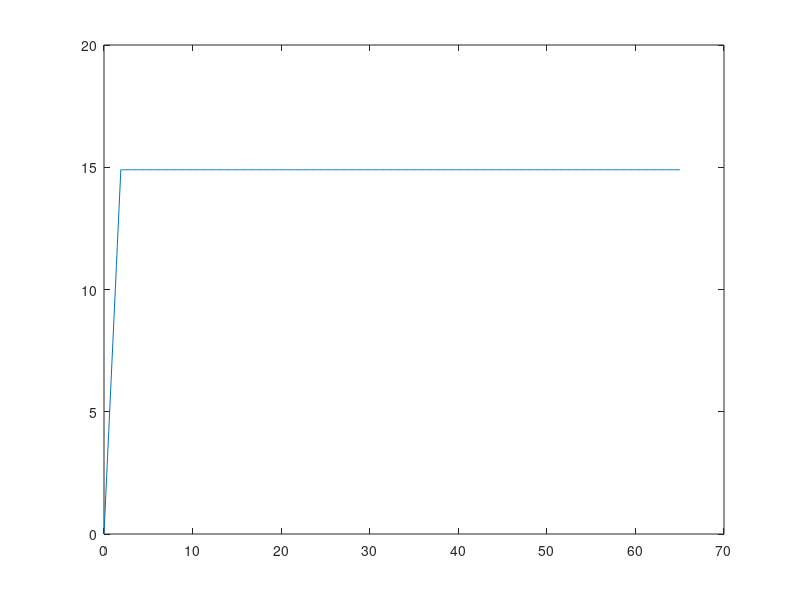

The MATLAB script that drew this image:
wvz=[0
0.784047368
1.568094737
2.352142105
3.136189474
3.920236842
4.704284211
5.488331579
6.272378947
7.056426316
7.840473684
8.624521053
9.408568421
10.19261579
10.97666316
11.76071053
12.54475789
13.32880526
14.11285263
14.8969
14.8969
14.8969
14.8969
14.8969
14.8969
14.8969
14.8969
14.8969
14.8969
14.8969
14.8969
14.8969
14.8969
14.8969
14.8969
14.8969
14.8969
14.8969
14.8969
14.8969
14.8969
14.8969
14.8969
14.8969
14.8969
14.8969
14.8969
14.8969
14.8969
14.8969
14.8969
14.8969
14.8969
14.8969
14.8969
14.8969
14.8969
14.8969
14.8969
14.8969
14.8969
14.8969
14.8969
14.8969
14.8969
14.8969
14.8969
14.8969
14.8969
14.8969
14.8969
14.8969
14.8969
14.8969
14.8969
14.8969
14.8969
14.8969
14.8969
14.8969
14.8969
14.8969
14.8969
14.8969
14.8969
14.8969
14.8969
14.8969
14.8969
14.8969
14.8969
14.8969
14.8969
14.8969
14.8969
14.8969
14.8969
14.8969
14.8969
14.8969
14.8969
14.8969
14.8969
14.8969
14.8969
14.8969
14.8969
14.8969
14.8969
14.8969
14.8969
14.8969
14.8969
14.8969
14.8969
14.8969
14.8969
14.8969
14.8969
14.8969
14.8969
14.8969
14.8969
14.8969
14.8969
14.8969
14.8969
14.8969
14.8969
14.8969
14.8969
14.8969
14.8969
14.8969
14.8969
14.8969
14.8969
14.8969
14.8969
14.8969
14.8969
14.8969
14.8969
14.8969
14.8969
14.8969
14.8969
14.8969
14.8969
14.8969
14.8969
14.8969
14.8969
14.8969
14.8969
14.8969
14.8969
14.8969
14.8969
14.8969
14.8969
14.8969
14.8969
14.8969
14.8969
14.8969
14.8969
14.8969
14.8969
14.8969
14.8969
14.8969
14.8969
14.8969
14.8969
14.8969
14.8969
14.8969
14.8969
14.8969
14.8969
14.8969
14.8969
14.8969
14.8969
14.8969
14.8969
14.8969
14.8969
14.8969
14.8969
14.8969
14.8969
14.8969
14.8969
14.8969
14.8969
14.8969
14.8969
14.8969
14.8969
14.8969
14.8969
14.8969
14.8969
14.8969
14.8969
14.8969
14.8969
14.8969
14.8969
14.8969
14.8969
14.8969
14.8969
14.8969
14.8969
14.8969
14.8969
14.8969
14.8969
14.8969
14.8969
14.8969
14.8969
14.8969
14.8969
14.8969
14.8969
14.8969
14.8969
14.8969
14.8969
14.8969
14.8969
14.8969
14.8969
14.8969
14.8969
14.8969
14.8969
14.8969
14.8969
14.8969
14.8969
14.8969
14.8969
14.8969
14.8969
14.8969
14.8969
14.8969
14.8969
14.8969
14.8969
14.8969
14.8969
14.8969
14.8969
14.8969
14.8969
14.8969
14.8969
14.8969
14.8969
14.8969
14.8969
14.8969
14.8969
14.8969
14.8969
14.8969
14.8969
14.8969
14.8969
14.8969
14.8969
14.8969
14.8969
14.8969
14.8969
14.8969
14.8969
14.8969
14.8969
14.8969
14.8969
14.8969
14.8969
14.8969
14.8969
14.8969
14.8969
14.8969
14.8969
14.8969
14.8969
14.8969
14.8969
14.8969
14.8969
14.8969
14.8969
14.8969
14.8969
14.8969
14.8969
14.8969
14.8969
14.8969
14.8969
14.8969
14.8969
14.8969
14.8969
14.8969
14.8969
14.8969
14.8969
14.8969
14.8969
14.8969
14.8969
14.8969
14.8969
14.8969
14.8969
14.8969
14.8969
14.8969
14.8969
14.8969
14.8969
14.8969
14.8969
14.8969
14.8969
14.8969
14.8969
14.8969
14.8969
14.8969
14.8969
14.8969
14.8969
14.8969
14.8969
14.8969
14.8969
14.8969
14.8969
14.8969
14.8969
14.8969
14.8969
14.8969
14.8969
14.8969
14.8969
14.8969
14.8969
14.8969
14.8969
14.8969
14.8969
14.8969
14.8969
14.8969
14.8969
14.8969
14.8969
14.8969
14.8969
14.8969
14.8969
14.8969
14.8969
14.8969
14.8969
14.8969
14.8969
14.8969
14.8969
14.8969
14.8969
14.8969
14.8969
14.8969
14.8969
14.8969
14.8969
14.8969
14.8969
14.8969
14.8969
14.8969
14.8969
14.8969
14.8969
14.8969
14.8969
14.8969
14.8969
14.8969
14.8969
14.8969
14.8969
14.8969
14.8969
14.8969
14.8969
14.8969
14.8969
14.8969
14.8969
14.8969
14.8969
14.8969
14.8969
14.8969
14.8969
14.8969
14.8969
14.8969
14.8969
14.8969
14.8969
14.8969
14.8969
14.8969
14.8969
14.8969
14.8969
14.8969
14.8969
14.8969
14.8969
14.8969
14.8969
14.8969
14.8969
14.8969
14.8969
14.8969
14.8969
14.8969
14.8969
14.8969
14.8969
14.8969
14.8969
14.8969
14.8969
14.8969
14.8969
14.8969
14.8969
14.8969
14.8969
14.8969
14.8969
14.8969
14.8969
14.8969
14.8969
14.8969
14.8969
14.8969
14.8969
14.8969
14.8969
14.8969
14.8969
14.8969
14.8969
14.8969
14.8969
14.8969
14.8969
14.8969
14.8969
14.8969
14.8969
14.8969
14.8969
14.8969
14.8969
14.8969
14.8969
14.8969
14.8969
14.8969
14.8969
14.8969
14.8969
14.8969
14.8969
14.8969
14.8969
14.8969
14.8969
14.8969
14.8969
14.8969
14.8969
14.8969
14.8969
14.8969
14.8969
14.8969
14.8969
14.8969
14.8969
14.8969
14.8969
14.8969
14.8969
14.8969
14.8969
14.8969
14.8969
14.8969
14.8969
14.8969
14.8969
14.8969
14.8969
14.8969
14.8969
14.8969
14.8969
14.8969
14.8969
14.8969
14.8969
14.8969
14.8969
14.8969
14.8969
14.8969
14.8969
14.8969
14.8969
14.8969
14.8969
14.8969
14.8969
14.8969
14.8969
14.8969
14.8969
14.8969
14.8969
14.8969
14.8969
14.8969
14.8969
14.8969
14.8969
14.8969
14.8969
14.8969
14.8969
14.8969
14.8969
14.8969
14.8969
14.8969
14.8969
14.8969
14.8969
14.8969
14.8969
14.8969
14.8969
14.8969
14.8969
14.8969
14.8969
14.8969
14.8969
14.8969
14.8969
14.8969
14.8969
14.8969
14.8969
14.8969
14.8969
14.8969
14.8969
14.8969
14.8969
14.8969
14.8969
14.8969
14.8969
14.8969
14.8969
14.8969
14.8969
14.8969
14.8969
14.8969
14.8969
14.8969
14.8969
14.8969
14.8969
14.8969
14.8969
14.8969
14.8969
14.8969
14.8969
14.8969
14.8969
14.8969
14.8969
14.8969
14.8969
14.8969
14.8969
14.8969
14.8969
14.8969
14.8969
14.8969
14.8969
14.8969
14.8969
14.8969
14.8969
14.8969
14.8969
14.8969
14.8969
14.8969
14.8969
14.8969
14.8969
14.8969
14.8969
14.8969
14.8969
14.8969
14.8969
14.8969
14.8969
14.8969
14.8969];
t=linspace(0,65,length(wvz));
plot(t,wvz)
